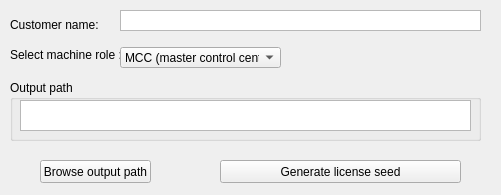
<?xml version="1.0" encoding="UTF-8"?>
<ui version="4.0">
 <class>MainWindow</class>
 <widget class="QMainWindow" name="MainWindow">
  <property name="geometry">
   <rect>
    <x>0</x>
    <y>0</y>
    <width>501</width>
    <height>195</height>
   </rect>
  </property>
  <property name="windowTitle">
   <string>Generate license seed</string>
  </property>
  <property name="toolTip">
   <string>&lt;html&gt;&lt;head/&gt;&lt;body&gt;&lt;p&gt;Generate license seed&lt;/p&gt;&lt;/body&gt;&lt;/html&gt;</string>
  </property>
  <property name="animated">
   <bool>false</bool>
  </property>
  <widget class="QWidget" name="centralWidget">
   <widget class="QPushButton" name="pb_BrowsePath">
    <property name="geometry">
     <rect>
      <x>40</x>
      <y>160</y>
      <width>111</width>
      <height>23</height>
     </rect>
    </property>
    <property name="text">
     <string>Browse output path</string>
    </property>
   </widget>
   <widget class="QPushButton" name="pb_Generate">
    <property name="geometry">
     <rect>
      <x>220</x>
      <y>160</y>
      <width>241</width>
      <height>23</height>
     </rect>
    </property>
    <property name="text">
     <string>Generate license seed</string>
    </property>
   </widget>
   <widget class="QLabel" name="la_SelectMachine">
    <property name="geometry">
     <rect>
      <x>10</x>
      <y>47</y>
      <width>111</width>
      <height>16</height>
     </rect>
    </property>
    <property name="text">
     <string>Select machine role :</string>
    </property>
   </widget>
   <widget class="QComboBox" name="co_Role">
    <property name="geometry">
     <rect>
      <x>120</x>
      <y>47</y>
      <width>161</width>
      <height>21</height>
     </rect>
    </property>
    <item>
     <property name="text">
      <string>MCC (master control center)</string>
     </property>
    </item>
    <item>
     <property name="text">
      <string>RCC (regional)</string>
     </property>
    </item>
    <item>
     <property name="text">
      <string>BCC (backup control center)</string>
     </property>
    </item>
    <item>
     <property name="text">
      <string>LF (landfall)</string>
     </property>
    </item>
    <item>
     <property name="text">
      <string>PST (pump station local)</string>
     </property>
    </item>
    <item>
     <property name="text">
      <string>WS (Client Workstation)</string>
     </property>
    </item>
    <item>
     <property name="text">
      <string>EWS (engineering WS)</string>
     </property>
    </item>
   </widget>
   <widget class="QLabel" name="la_ClientName">
    <property name="geometry">
     <rect>
      <x>10</x>
      <y>17</y>
      <width>91</width>
      <height>16</height>
     </rect>
    </property>
    <property name="text">
     <string>Customer name:</string>
    </property>
   </widget>
   <widget class="QTextEdit" name="te_Name">
    <property name="geometry">
     <rect>
      <x>120</x>
      <y>10</y>
      <width>361</width>
      <height>21</height>
     </rect>
    </property>
    <property name="verticalScrollBarPolicy">
     <enum>Qt::ScrollBarAlwaysOff</enum>
    </property>
   </widget>
   <widget class="QGroupBox" name="groupBox">
    <property name="geometry">
     <rect>
      <x>10</x>
      <y>80</y>
      <width>471</width>
      <height>61</height>
     </rect>
    </property>
    <property name="title">
     <string>Output path</string>
    </property>
    <widget class="QTextEdit" name="te_OutputPath">
     <property name="geometry">
      <rect>
       <x>10</x>
       <y>20</y>
       <width>451</width>
       <height>31</height>
      </rect>
     </property>
    </widget>
   </widget>
  </widget>
 </widget>
 <layoutdefault spacing="6" margin="11"/>
 <resources/>
 <connections/>
</ui>
